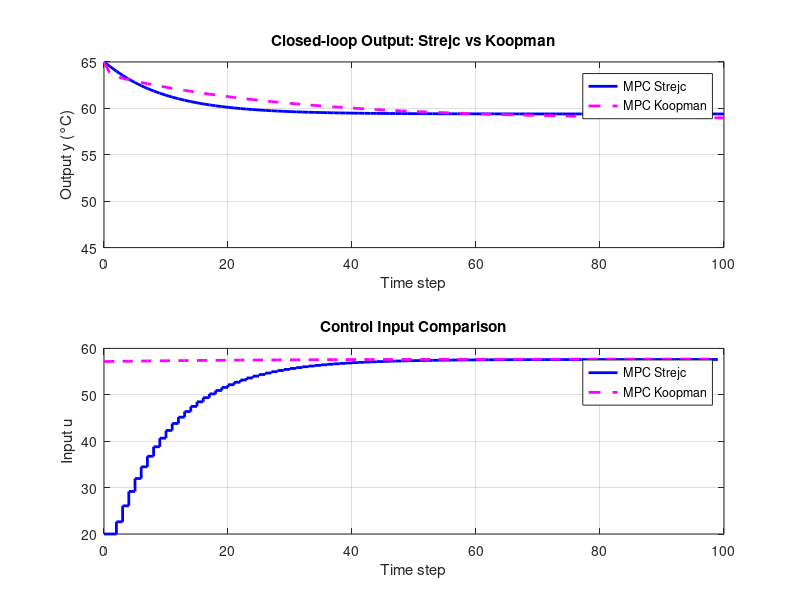
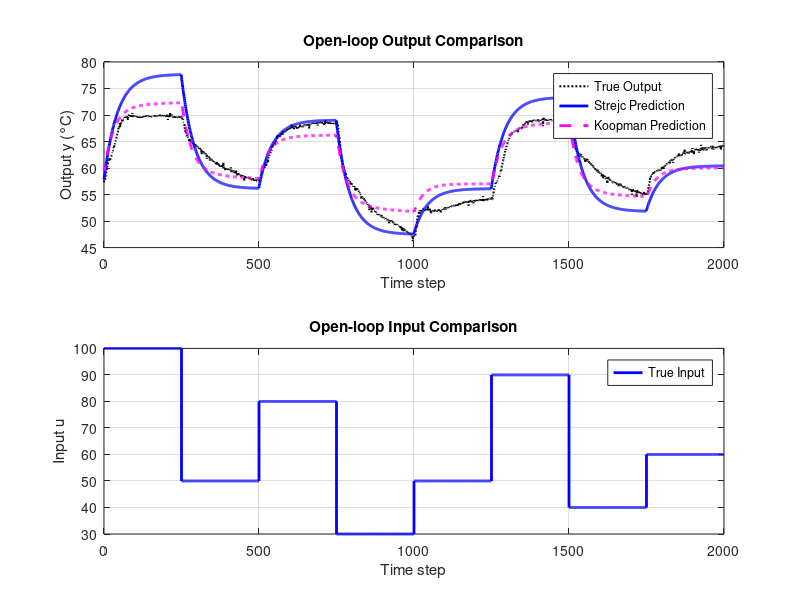

Source code (MATLAB) for these figures, in order:
clc; clear; close all;
%%
% Load results
load('results_koopman.mat', 'y_cl_desc', 'u_cl_desc');
y_koop = y_cl_desc(:);
u_koop = u_cl_desc(:);

load('results_strejc_to_zero.mat', 'y_cl_desc', 'u_cl_desc');
y_strejc = y_cl_desc(:);
u_strejc = u_cl_desc(:);

sim_length = length(y_koop) - 1;
time = 0:sim_length;

% Control effort (sum of absolute values)
effort_koop = sum(abs(u_koop));
effort_strejc = sum(abs(u_strejc));

% Output magnitude
y_sum_koop = sum(abs(y_koop));
y_sum_strejc = sum(abs(y_strejc));

% Optional: error to 0°C
e_koop = y_koop -59.3995;  % reference = 0
e_strejc = y_strejc - 59.3995;

e_sum_koop = sum(abs(e_koop));
e_sum_strejc = sum(abs(e_strejc));

rmse_koop = sqrt(mean((y_koop).^2));
rmse_strejc = sqrt(mean((y_strejc).^2));

% Print comparison
fprintf('\n--- MPC Comparison ---\n');
fprintf('Sum |u|     Koopman: %.2f \t Strejc: %.2f\n', effort_koop, effort_strejc);
fprintf('Sum |y|     Koopman: %.2f \t Strejc: %.2f\n', y_sum_koop, y_sum_strejc);
fprintf('Sum |e|     Koopman: %.2f \t Strejc: %.2f\n', e_sum_koop, e_sum_strejc);

fprintf('RMSE (MPC Strejc vs 60 °C)   = %.4f\n', rmse_strejc);
fprintf('RMSE (MPC Koopman vs 60 °C)  = %.4f\n', rmse_koop);


figure;
subplot(2,1,1)
plot(time, y_strejc , 'b-', 'LineWidth', 2); hold on;
plot(time, y_koop, 'm--', 'LineWidth', 2);
xlabel('Time step'); ylabel('Output y (°C)');
legend('MPC Strejc', 'MPC Koopman');
title('Closed-loop Output: Strejc vs Koopman');
grid on;
ylim([45 65])

subplot(2,1,2)
stairs(time(1:end-1), u_strejc, 'b-', 'LineWidth', 2); hold on;
stairs(time(1:end-1), u_koop, 'm--', 'LineWidth', 2);
xlabel('Time step'); ylabel('Input u');
legend('MPC Strejc', 'MPC Koopman');
title('Control Input Comparison');
grid on;


%% --- Open-loop Identification Comparison ---
% Load Strejc data
load('strejc_open_loop_comparison_data.mat', ...
    'y_open_desc', 'y_true', 'time', 'u_open_desc');

y_true = y_true(:);
y_open_strejc = y_open_desc(:);


% Load Koopman data
load('koopman_open_loop_comparison.mat', ...
    'y_koopman_desc');

y_open_koopman = y_koopman_desc(:);

y_open_strejc = y_open_strejc(2:end);
y_open_koopman = y_open_koopman(2:end);
y_open_desc = y_open_desc(1:end-1);
time = time(1:end-1);

% Compute RMSE (against the same y_true)
rmse_open_strejc = sqrt(mean((y_open_strejc - y_true).^2));
rmse_open_koopman = sqrt(mean((y_open_koopman - y_true).^2));

% Display RMSE
fprintf('\n--- Open-loop Prediction RMSE ---\n');
fprintf('RMSE (Open-loop Strejc)   = %.4f °C\n', rmse_open_strejc);
fprintf('RMSE (Open-loop Koopman)  = %.4f °C\n', rmse_open_koopman);

% Plot Open-loop Output Comparison
figure;
subplot(2,1,1)
plot(time, y_true, 'k:', 'LineWidth', 1.5); hold on;
plot(time, y_open_strejc, 'b-', 'LineWidth', 2);
plot(time, y_open_koopman, 'm--', 'LineWidth', 2);
xlabel('Time step'); ylabel('Output y (°C)');
legend('True Output', 'Strejc Prediction', 'Koopman Prediction');
title('Open-loop Output Comparison');
grid on;

subplot(2,1,2)
stairs(time, u_open_desc, 'b', 'LineWidth', 2); hold on;
xlabel('Time step'); ylabel('Input u');
legend('True Input');
title('Open-loop Input Comparison');
grid on;
